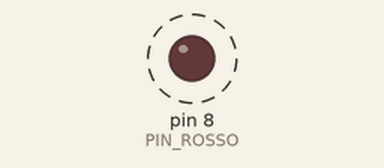
Bench run of a sketch on a simulated Arduino Uno, built with avr-gcc and run on an emulated ATmega328P. Shown: output pins drawn as LEDs (lit = HIGH). Dashed ring = blinking.

Above: at 0.5 s.
Timing chart, 0 to 4.6 s (numbered marks = the images above):
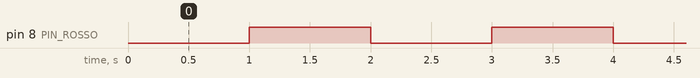

Measured:
- by itself, pin 8 (PIN_ROSSO): alternates HIGH for 1.0 s and LOW for 1.0 s

The sketch:

led.ino
```cpp
// C++ code
//


  const int PIN_ROSSO = 8;


void setup()
{
  pinMode(8, OUTPUT);

}

void loop()
{

  digitalWrite(PIN_ROSSO, LOW);
  delay(1000);
  digitalWrite(PIN_ROSSO, HIGH);
  delay(1000);

}
```
